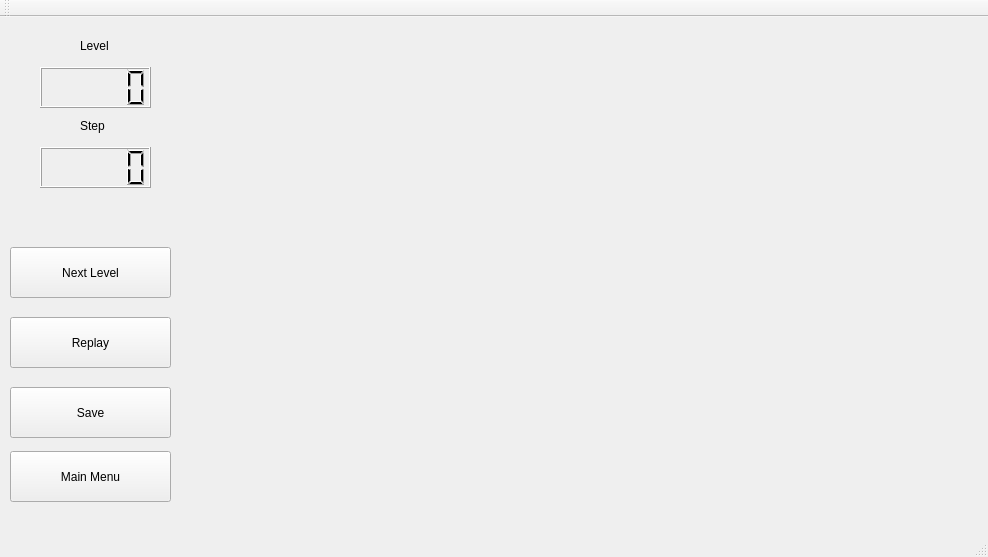
<?xml version="1.0" encoding="UTF-8"?>
<ui version="4.0">
 <class>MainWindow</class>
 <widget class="QMainWindow" name="MainWindow">
  <property name="geometry">
   <rect>
    <x>0</x>
    <y>0</y>
    <width>988</width>
    <height>557</height>
   </rect>
  </property>
  <property name="windowTitle">
   <string>MainWindow</string>
  </property>
  <widget class="QWidget" name="centralWidget">
   <widget class="QLCDNumber" name="step">
    <property name="geometry">
     <rect>
      <x>40</x>
      <y>130</y>
      <width>111</width>
      <height>41</height>
     </rect>
    </property>
   </widget>
   <widget class="QLabel" name="stepLabel">
    <property name="geometry">
     <rect>
      <x>80</x>
      <y>100</y>
      <width>67</width>
      <height>17</height>
     </rect>
    </property>
    <property name="text">
     <string>Step</string>
    </property>
   </widget>
   <widget class="QPushButton" name="menuButton">
    <property name="geometry">
     <rect>
      <x>10</x>
      <y>434</y>
      <width>161</width>
      <height>51</height>
     </rect>
    </property>
    <property name="text">
     <string>Main Menu</string>
    </property>
   </widget>
   <widget class="QPushButton" name="saveButton">
    <property name="geometry">
     <rect>
      <x>10</x>
      <y>370</y>
      <width>161</width>
      <height>51</height>
     </rect>
    </property>
    <property name="text">
     <string>Save</string>
    </property>
   </widget>
   <widget class="QPushButton" name="replayButton">
    <property name="geometry">
     <rect>
      <x>10</x>
      <y>300</y>
      <width>161</width>
      <height>51</height>
     </rect>
    </property>
    <property name="text">
     <string>Replay</string>
    </property>
   </widget>
   <widget class="QLabel" name="levelLabel">
    <property name="geometry">
     <rect>
      <x>80</x>
      <y>20</y>
      <width>67</width>
      <height>17</height>
     </rect>
    </property>
    <property name="text">
     <string>Level</string>
    </property>
   </widget>
   <widget class="QLCDNumber" name="level">
    <property name="geometry">
     <rect>
      <x>40</x>
      <y>50</y>
      <width>111</width>
      <height>41</height>
     </rect>
    </property>
   </widget>
   <widget class="QPushButton" name="nextLevelButton">
    <property name="geometry">
     <rect>
      <x>10</x>
      <y>230</y>
      <width>161</width>
      <height>51</height>
     </rect>
    </property>
    <property name="text">
     <string>Next Level</string>
    </property>
   </widget>
  </widget>
  <widget class="QMenuBar" name="menuBar">
   <property name="geometry">
    <rect>
     <x>0</x>
     <y>0</y>
     <width>988</width>
     <height>22</height>
    </rect>
   </property>
  </widget>
  <widget class="QToolBar" name="mainToolBar">
   <attribute name="toolBarArea">
    <enum>TopToolBarArea</enum>
   </attribute>
   <attribute name="toolBarBreak">
    <bool>false</bool>
   </attribute>
  </widget>
  <widget class="QStatusBar" name="statusBar"/>
 </widget>
 <layoutdefault spacing="6" margin="11"/>
 <resources/>
 <connections/>
</ui>
